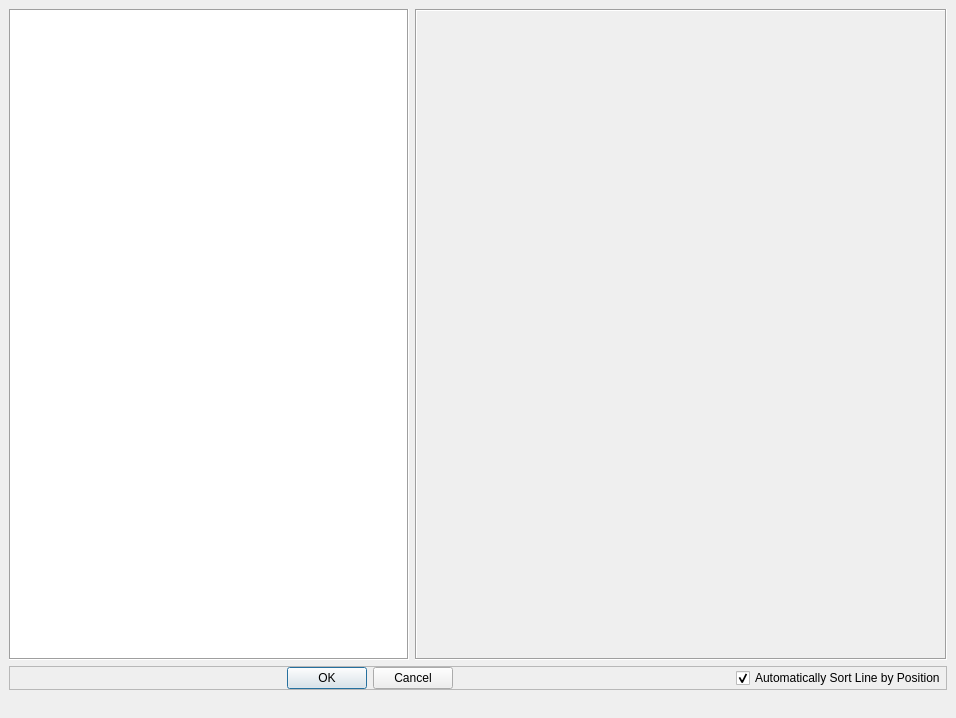
<?xml version="1.0" encoding="UTF-8"?>
<ui version="4.0">
 <class>MainWindow</class>
 <widget class="QMainWindow" name="MainWindow">
  <property name="geometry">
   <rect>
    <x>0</x>
    <y>0</y>
    <width>956</width>
    <height>718</height>
   </rect>
  </property>
  <property name="windowTitle">
   <string>MainWindow</string>
  </property>
  <widget class="QWidget" name="layout">
   <layout class="QGridLayout" name="gridLayout">
    <item row="0" column="2" colspan="2">
     <widget class="QFrame" name="canvas_frame">
      <property name="frameShape">
       <enum>QFrame::Box</enum>
      </property>
      <property name="frameShadow">
       <enum>QFrame::Sunken</enum>
      </property>
      <layout class="QVBoxLayout" name="verticalLayout_3">
       <property name="spacing">
        <number>0</number>
       </property>
       <property name="leftMargin">
        <number>0</number>
       </property>
       <property name="topMargin">
        <number>0</number>
       </property>
       <property name="rightMargin">
        <number>0</number>
       </property>
       <property name="bottomMargin">
        <number>0</number>
       </property>
      </layout>
     </widget>
    </item>
    <item row="0" column="1">
     <widget class="QTableWidget" name="table">
      <property name="sizePolicy">
       <sizepolicy hsizetype="Preferred" vsizetype="Expanding">
        <horstretch>0</horstretch>
        <verstretch>0</verstretch>
       </sizepolicy>
      </property>
      <property name="minimumSize">
       <size>
        <width>400</width>
        <height>0</height>
       </size>
      </property>
      <property name="maximumSize">
       <size>
        <width>16777215</width>
        <height>16777215</height>
       </size>
      </property>
      <property name="frameShape">
       <enum>QFrame::Box</enum>
      </property>
     </widget>
    </item>
    <item row="3" column="1" colspan="3">
     <widget class="QFrame" name="frame">
      <property name="frameShape">
       <enum>QFrame::StyledPanel</enum>
      </property>
      <property name="frameShadow">
       <enum>QFrame::Raised</enum>
      </property>
      <layout class="QHBoxLayout" name="horizontalLayout">
       <property name="leftMargin">
        <number>0</number>
       </property>
       <property name="topMargin">
        <number>0</number>
       </property>
       <property name="rightMargin">
        <number>0</number>
       </property>
       <property name="bottomMargin">
        <number>0</number>
       </property>
       <item>
        <widget class="QDialogButtonBox" name="button_box">
         <property name="orientation">
          <enum>Qt::Horizontal</enum>
         </property>
         <property name="standardButtons">
          <set>QDialogButtonBox::Cancel|QDialogButtonBox::Ok</set>
         </property>
         <property name="centerButtons">
          <bool>true</bool>
         </property>
        </widget>
       </item>
       <item>
        <widget class="QCheckBox" name="auto_sort_cbox">
         <property name="sizePolicy">
          <sizepolicy hsizetype="Maximum" vsizetype="Fixed">
           <horstretch>0</horstretch>
           <verstretch>0</verstretch>
          </sizepolicy>
         </property>
         <property name="text">
          <string>Automatically Sort Line by Position</string>
         </property>
         <property name="checked">
          <bool>true</bool>
         </property>
        </widget>
       </item>
      </layout>
     </widget>
    </item>
   </layout>
  </widget>
  <widget class="QMenuBar" name="menubar">
   <property name="geometry">
    <rect>
     <x>0</x>
     <y>0</y>
     <width>956</width>
     <height>21</height>
    </rect>
   </property>
  </widget>
  <widget class="QStatusBar" name="status_bar">
   <property name="enabled">
    <bool>true</bool>
   </property>
   <property name="sizeGripEnabled">
    <bool>false</bool>
   </property>
  </widget>
 </widget>
 <resources/>
 <connections/>
</ui>
